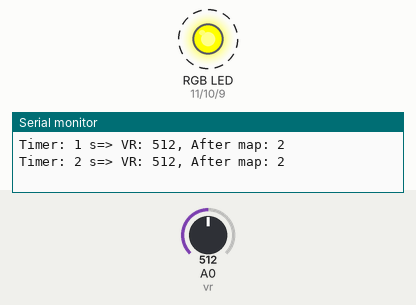
This sketch was run on a simulated Arduino Uno, built with avr-gcc and run on an emulated ATmega328P. On the bench: an RGB LED mixed from three pins (HIGH = lit), the last lines printed to the serial monitor. Dashed ring = blinking. Inputs (shaded band) come from the test bench; at power-on: A0 (vr) = 512.

Above: at 2.8 s.
2.9 s: A0 (vr) set to 673
At 5.7 s:
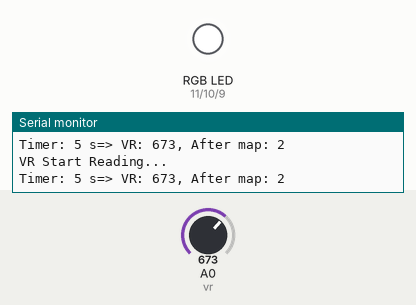
6.5 s: A0 (vr) set to 699
At 7.4 s:
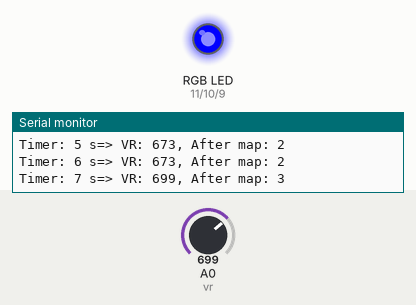
8.5 s: A0 (vr) set to 1012
11.5 s: A0 (vr) set to 1023
At 16.6 s:
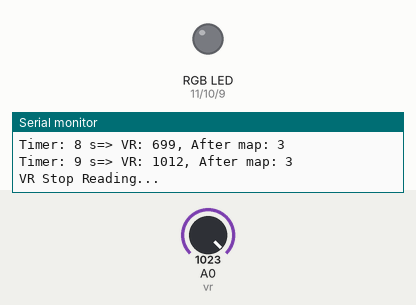
Timing chart, 0 to 17.5 s (numbered marks = the images above; inputs shaded):
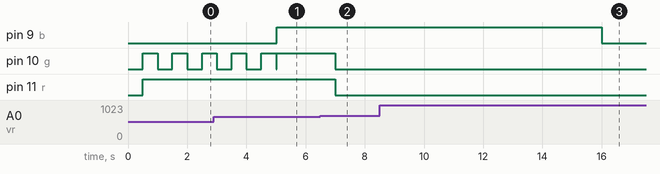

Measured:
- the behaviour switches between 681 and 682 on A0 (vr) (found by bisection; images 1 and 2)
- the behaviour switches between 1022 and 1023 on A0 (vr) (found by bisection; images 2 and 3)
- after the input at 6.5 s, pin 10 (g), pin 11 (r): HIGH → LOW after 0.50 s

The sketch:

exam02.ino
```cpp
#include <Timer.h>
const int r = 11, g = 10, b = 9, vr = A0;
int vrValue = 0, value = 0, yr_counter = 0, table[6] = {-1, -1, -1, -1, -1, -1}, index = 0, rgb_index = 0, counter = 0;
int vr_show, yr, vr_read, rgb_show, last_rgb;
Timer t;

void setup() {
  Serial.begin(9600);
  pinMode(r, OUTPUT);
  pinMode(g, OUTPUT);
  pinMode(b, OUTPUT);
  pinMode(vr, INPUT);

  vr_show = t.every(1000, vrShow);
  yr = t.every(500, YR);
  t.after(5000, vrStop);
  t.after(10000, rgbStop);
  t.after(16000, stop);
}

void loop() {
  t.update();
}

void YR(){
  yr_counter = yr_counter++ % 2 + 1;
  switch (yr_counter) {
    case 1:
      color(255, 255, 0);
      break;
    case 2:
      color(255, 0, 0);
      break;
    default:
      color(0, 0, 0);
      break;
  }
}

void vrShow(){
  vrValue = analogRead(vr);
  value = map(vrValue, 0, 1023, 1, 4);
  Serial.print("Timer: ");
  Serial.print(millis() / 1000);
  Serial.print(" s=> VR: ");
  Serial.print(vrValue);
  Serial.print(", After map: ");
  Serial.println(value);
}

void vrStop(){
  Serial.println("VR Start Reading...");
  t.stop(vr_show);
  t.stop(yr);
  vr_read = t.every(1000, vrRead);
  rgb_show = t.every(1000, rgbShow);
}

void vrRead(){
  vrShow();
  index = ++index % 6;
  table[index - 1] = value;
}

void rgbShow(){
  rgb_index = ++rgb_index % 6;
  int index = table[rgb_index - 1];
  switch (index) {
    case 0:
      color(128, 0, 255);
      break;
    case 1:
      color(255, 255, 0);
      break;
    case 2:
      color(255, 255, 255);
      break;
    case 3:
      color(0, 0, 255);
      break;
    case 4:
      color(0, 255, 0);
      break;
    default:
      color(0, 0, 0);
      break;
  }
}

void rgbStop(){
  Serial.println("VR Stop Reading...");
  t.stop(vr_read);
  t.stop(rgb_show);
  last_rgb = t.every(2000, lastRGB);
}

void lastRGB(){
  counter = counter % 3 + 1;
  int index = table[counter + 2];
  switch (index) {
    case 0:
      color(128, 0, 255);
      break;
    case 1:
      color(255, 255, 0);
      break;
    case 2:
      color(255, 255, 255);
      break;
    case 3:
      color(0, 0, 255);
      break;
    case 4:
      color(0, 255, 0);
      break;
    default:
      color(0, 0, 0);
      break;
  }
}

void stop(){
  t.stop(last_rgb);
}

void color(unsigned char red, unsigned char green, unsigned char blue){
  analogWrite(r, red);
  analogWrite(g, green);
  analogWrite(b, blue);
}
```
